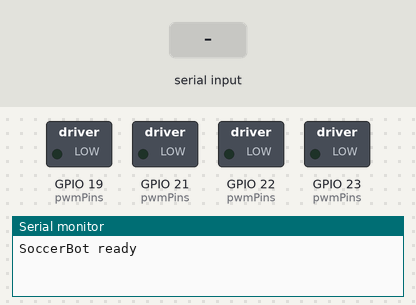
The sketch below on a simulated ESP32. Parts: switched loads named in the sketch (green lamp = pin HIGH), the last lines printed to the serial monitor. The inputs (shaded band) are chosen by the test bench. Nothing arrives over Bluetooth unless stated.

Above: at 1.2 s.
1.3 s: "F" received over the second serial link
At 2.0 s:
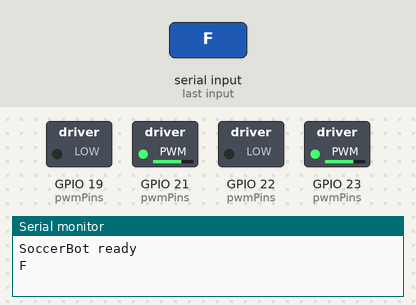
2.8 s: "B" received over the second serial link
At 3.2 s:
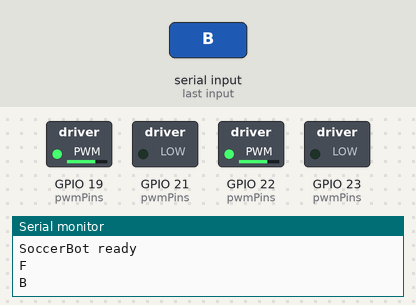
4.3 s: "L" received over the second serial link
At 5.5 s:
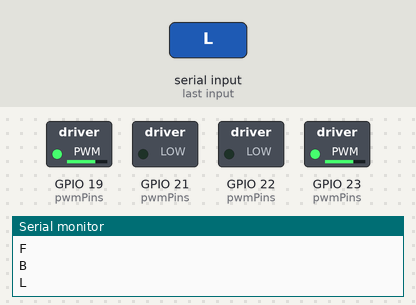
5.8 s: "R" received over the second serial link
At 6.6 s:
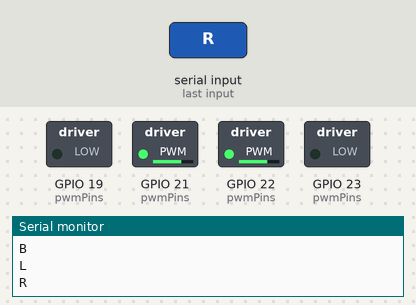
7.3 s: "G" received over the second serial link
At 7.8 s:
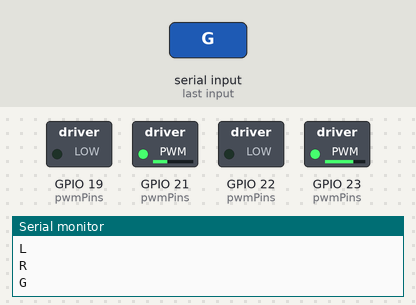
8.8 s: "H" received over the second serial link
At 10.1 s:
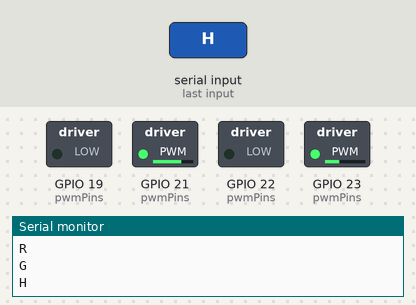
Timing chart, 0 to 11.3 s (numbered marks = the images above; inputs shaded):
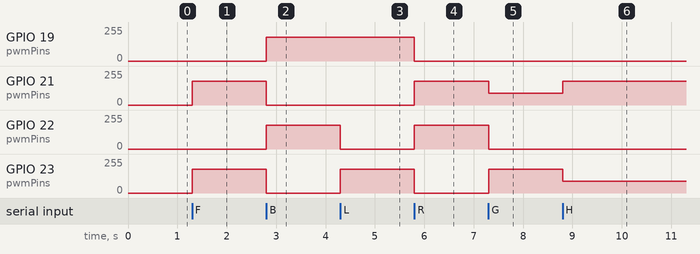

Measured:
- after the input at 1.3 s, GPIO 21 (pwmPins), GPIO 23 (pwmPins): 0/255 → 179/255 at once
- after the input at 2.8 s, GPIO 19 (pwmPins), GPIO 22 (pwmPins): 0/255 → 179/255 at once; GPIO 21 (pwmPins), GPIO 23 (pwmPins): 179/255 → 0/255 at once
- after the input at 4.3 s, GPIO 22 (pwmPins): 179/255 → 0/255 at once; GPIO 23 (pwmPins): 0/255 → 179/255 at once
- after the input at 5.8 s, GPIO 19 (pwmPins), GPIO 23 (pwmPins): 179/255 → 0/255 at once; GPIO 21 (pwmPins), GPIO 22 (pwmPins): 0/255 → 179/255 at once
- after the input at 7.3 s, GPIO 21 (pwmPins): 179/255 → 90/255 at once; GPIO 22 (pwmPins): 179/255 → 0/255 at once; GPIO 23 (pwmPins): 0/255 → 179/255 at once
- after the input at 8.8 s, GPIO 21 (pwmPins): 90/255 → 179/255 at once; GPIO 23 (pwmPins): 179/255 → 90/255 at once

The sketch:

ESP32_Soccer_Robot.ino
```cpp
#include "BluetoothSerial.h"

BluetoothSerial SerialBT;

/* ---------- PIN SETUP (BTS7960 x2, diagram onujayi) ---------- */
// LEFT driver (orange wire)
const int L_RPWM = 21;   // forward
const int L_LPWM = 19;   // backward

// RIGHT driver (purple wire)
const int R_RPWM = 23;   // forward
const int R_LPWM = 22;   // backward

// VCC, R_EN, L_EN shob 3V3 te fixed, tai code-e EN pin nai

/* ---------- PWM SETTINGS ---------- */
const int PWM_FREQ = 20000;   // 20 kHz
const int PWM_RES  = 8;       // 0-255

const int pwmPins[4] = { L_RPWM, L_LPWM, R_RPWM, R_LPWM };

#if ESP_ARDUINO_VERSION_MAJOR >= 3
  void pwmInit() {
    for (int i = 0; i < 4; i++) ledcAttach(pwmPins[i], PWM_FREQ, PWM_RES);
  }
  void pwmWrite(int i, int duty) { ledcWrite(pwmPins[i], duty); }
#else
  void pwmInit() {
    for (int i = 0; i < 4; i++) {
      ledcSetup(i, PWM_FREQ, PWM_RES);
      ledcAttachPin(pwmPins[i], i);
    }
  }
  void pwmWrite(int i, int duty) { ledcWrite(i, duty); }
#endif

/* ---------- STATE ---------- */
int  Speed = 180;          // default (slider 5)
char lastCmd = 'S';        // current movement command
bool wasConnected = false;

/* v: -255..255 (positive = forward, negative = backward) */
void setLeft(int v) {
  v = constrain(v, -255, 255);
  if (v >= 0) { pwmWrite(0, v);  pwmWrite(1, 0);  }
  else        { pwmWrite(0, 0);  pwmWrite(1, -v); }
}

void setRight(int v) {
  v = constrain(v, -255, 255);
  if (v >= 0) { pwmWrite(2, v);  pwmWrite(3, 0);  }
  else        { pwmWrite(2, 0);  pwmWrite(3, -v); }
}

void drive(int left, int right) {
  setLeft(left);
  setRight(right);
}

void stopAll() { drive(0, 0); }

// command ke current Speed diye chalay
void applyMove(char c) {
  switch (c) {
    case 'F': drive( Speed,  Speed); break;          // forward
    case 'B': drive(-Speed, -Speed); break;          // backward
    case 'L': drive(-Speed,  Speed); break;          // spin left
    case 'R': drive( Speed, -Speed); break;          // spin right
    case 'G': drive( Speed / 2,  Speed); break;      // forward left
    case 'H': drive( Speed,  Speed / 2); break;      // forward right
    case 'I': drive(-Speed / 2, -Speed); break;      // backward left
    case 'J': drive(-Speed, -Speed / 2); break;      // backward right
    case 'S': stopAll(); break;                      // stop
  }
}

void setup() {
  Serial.begin(115200);

  pwmInit();
  stopAll();

  SerialBT.begin("SoccerBot");
  Serial.println("SoccerBot ready");
}

void loop() {
  // Bluetooth disconnect hole auto stop
  bool connected = SerialBT.hasClient();
  if (wasConnected && !connected) { lastCmd = 'S'; stopAll(); }
  wasConnected = connected;

  while (SerialBT.available() > 0) {
    char c = SerialBT.read();
    Serial.println(c);

    switch (c) {
      // speed (app slider 0-9)
      case '0': Speed = 0;   applyMove(lastCmd); break;
      case '1': Speed = 100; applyMove(lastCmd); break;
      case '2': Speed = 120; applyMove(lastCmd); break;
      case '3': Speed = 140; applyMove(lastCmd); break;
      case '4': Speed = 160; applyMove(lastCmd); break;
      case '5': Speed = 180; applyMove(lastCmd); break;
      case '6': Speed = 200; applyMove(lastCmd); break;
      case '7': Speed = 220; applyMove(lastCmd); break;
      case '8': Speed = 240; applyMove(lastCmd); break;
      case '9':
      case 'q': Speed = 255; applyMove(lastCmd); break;

      // movement
      case 'F': case 'B': case 'L': case 'R':
      case 'G': case 'H': case 'I': case 'J':
      case 'S':
        lastCmd = c;
        applyMove(c);
        break;

      default: break;   // horn (Y), light (X/x) ekhon use hoy na
    }
  }
}
```
